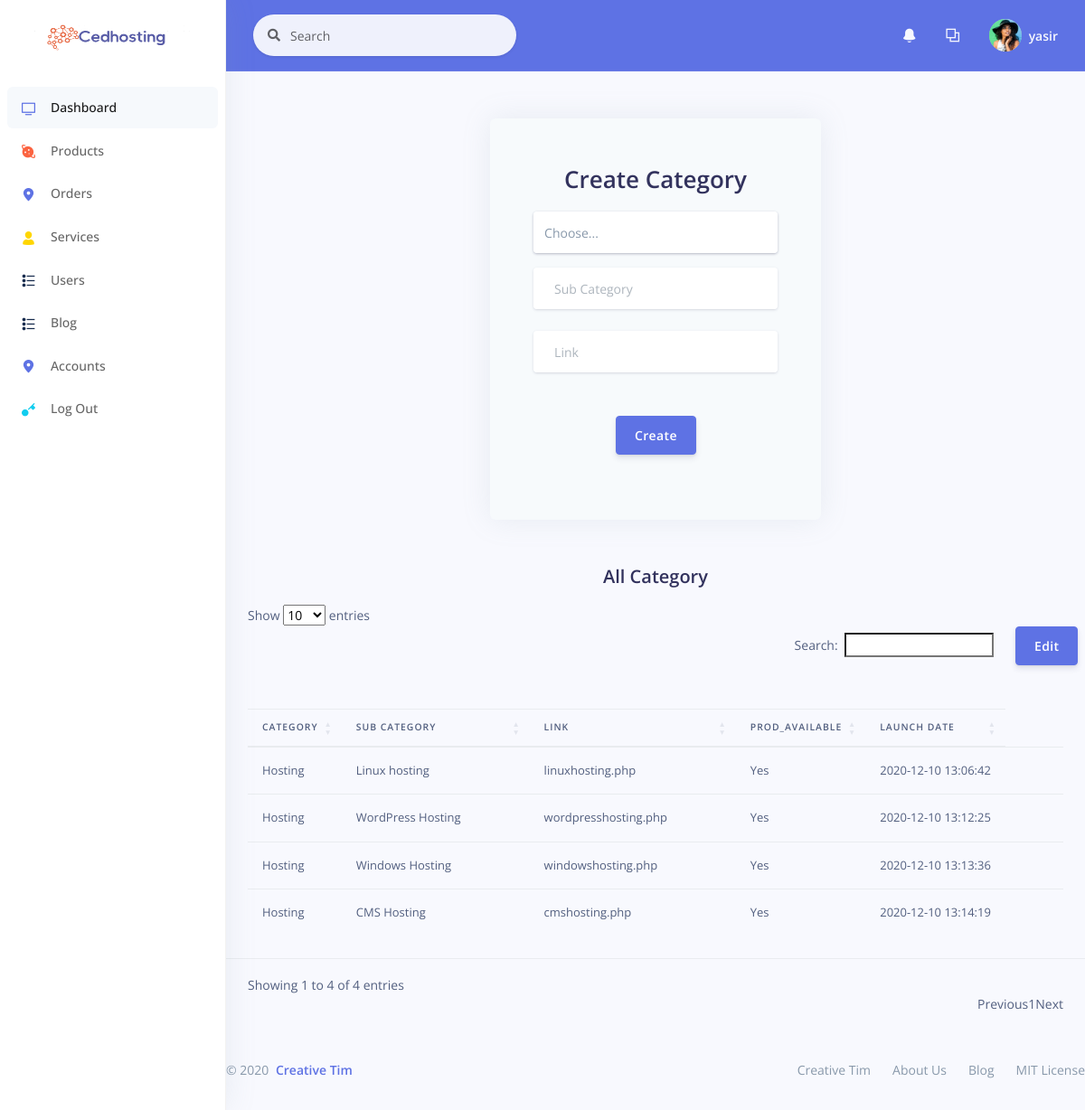
Page /Admin/createCategory.php (signed in) on the committed database.
### tables this page shows
CREATE TABLE `tbl_product` (
  `id` int(11) NOT NULL,
  `prod_parent_id` int(11) NOT NULL,
  `prod_name` varchar(100) NOT NULL,
  `link` varchar(100) DEFAULT NULL,
  `prod_available` tinyint(1) NOT NULL DEFAULT 1,
  `prod_launch_date` datetime NOT NULL DEFAULT current_timestamp()
);

### class/Dbcon.php (called while the page is built, shortened)
<?php
class Dbcon
{
    public function connect($host, $user, $pass, $dtb)
    {
        return $this->conn = mysqli_connect($host, $user, $pass, $dtb) or die('Could Not Connect.');
    }
}
?>

### class/product.php (called while the page is built, shortened)
<?php
class product extends Dbcon{
    public function showcategory(){
        $sql="SELECT * FROM tbl_product WHERE `prod_parent_id`=(SELECT `id` from tbl_product
                                                                WHERE `prod_parent_id`=0)";
            $products = $this->conn->query($sql);
            if(mysqli_num_rows($products)>0){
                return $products;
            }
    }
    public function getname($id) {
        $sql="SELECT `prod_name` FROM tbl_product WHERE `id`=$id";
            $products = $this->conn->query($sql);
            if(mysqli_num_rows($products)){
                return $products;
            }
    }
}
?>

### Admin/createCategory.php (the view, shortened to what this page needs)
<?php require 'header.php'?>
<?php require '../class/Dbcon.php';?>
<?php require '../class/product.php';?>
<?php
$con = new product();
$con->connect('localhost', 'root', '', 'cedhost');
$category=$con->showcategory();
foreach($category as $key){
  $id=$key['prod_parent_id'];
}
$getcategoryname=$con->getname($id);
foreach($getcategoryname as $key){
  $name=$key['prod_name'];
}
?>
<div class="container mt--8 pb-5">
      <div class="row justify-content-center" style="margin-top:180px;">
        <div class="col-lg-5 col-md-7">
          <div class="card bg-secondary border-0 mb-0">
            <div class="card-body px-lg-5 py-lg-5">
              <form method="POST">
                  <h1 class="text-center mb-3">Create Category</h1>
                <div class="form-group mb-3">
                  <div class="input-group input-group-merge input-group-alternative">
                            <div class="input-group input-group-merge input-group-alternative">
                                    <select class="form-control" id="sel1" style=" -webkit-appearance: none;" name="id">
                                    <option selected>Choose...</option>
                                    </select>
                            </div>
                  </div>
                </div>
                <div class="form-group">
                  <div class="input-group input-group-merge input-group-alternative">
                    <div class="input-group-prepend">
                      <span class="input-group-text"></span>
                    </div>
                    <input class="form-control" placeholder="Sub Category" type="text" name="subcat">
                  </div>
                </div>
                <div class="form-group">
                  <div class="input-group input-group-merge input-group-alternative">
                    <div class="input-group-prepend">
                      <span class="input-group-text"></span>
                    </div>
                    <input class="form-control" placeholder="Link" type="text" name="link">
                  </div>
                </div>
                <div class="text-center">
                  <button type="sumbit" class="btn btn-primary my-4" name="submit">Create</button>
                </div>
              </form>
            </div>
          </div>
        </div>
      </div>
    </div>
    <h2 class='mb-3 text-center'>All Category</h2>
    <button type="sumbit" class="btn btn-primary my-4 float-right edit" name="submit">Edit</button>
<table id="dtBasicExample" class="table p-4" width="100%">
  <thead>
    <tr>
      <th class="th-sm">Category
      </th>
      <th class="th-sm">Sub Category
      </th>
      <th class="th-sm">Link
      </th>
      <th class="th-sm">prod_available
      </th>
      <th class="th-sm">Launch Date
      </th>
    </tr>
  </thead>
  <tbody>
  <?php foreach ($category as $key):?>
    <tr>
    <form method="POST">
      <td><?php echo $name ?></td>
      <td><input type=text class="input" value="<?php echo $key['prod_name'] ?>" name="subcat"><span class="editinput"><?php echo $key['prod_name'] ?></span></td>
      <td><input type=text class="input" value="<?php echo $key['link'] ?>" name="link"><span class="editinput"><?php echo $key['link'] ?></span></td>
      <?php if($key['prod_available']==1){
                $avalb="Yes";
            }
                else{
                $avalb="No";
                }
                ?>
            <td><span class="editinput"><?php echo $avalb ?></span></td>
      <td><?php echo $key['prod_launch_date'] ?></td>
      <td><input type="submit"  class="btn btn-primary inputb" name="edit" value="Edit"/></td>
      <td><input type="submit" onClick="javascript: return confirm('Please confirm deletion');" class="btn btn-primary inputb" name="delete" value="Delete"/></td>
      </form>
    </tr>
  <?php endforeach; ?>
  </tbody>
</table>
<?php require 'footer.php'?>
  <link href="https://cdn.datatables.net/1.10.22/css/dataTables.bootstrap4.min.css" rel="stylesheet" type="text/css" media="all"/>

### rows in the picture
tbl_product: prod_name "Linux hosting", link "linuxhosting.php", prod_available "Yes", prod_launch_date "2020-12-10 13:06:42"
tbl_product: prod_name "Hosting"
tbl_product: prod_name "WordPress Hosting", link "wordpresshosting.php", prod_available "Yes", prod_launch_date "2020-12-10 13:12:25"
tbl_product: prod_name "Windows Hosting", link "windowshosting.php", prod_available "Yes", prod_launch_date "2020-12-10 13:13:36"
tbl_product: prod_name "CMS Hosting", link "cmshosting.php", prod_available "Yes", prod_launch_date "2020-12-10 13:14:19"

### other values in the picture
$linkname1 "Log Out"
$name "yasir"
